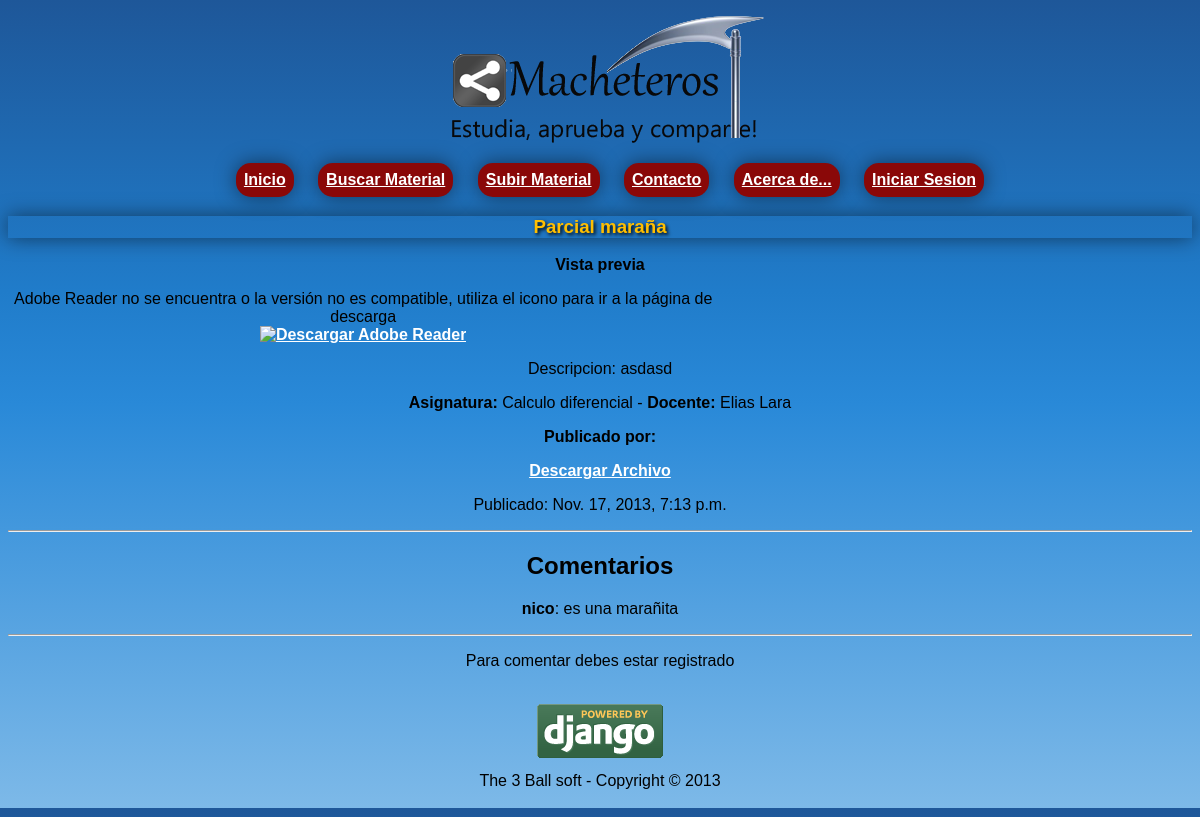
Page /material/2 on the committed database.
### macheteros/apps/gestion_material/models.py (models this page shows, shortened)
class Entrada(models.Model):
	Curso = models.ForeignKey(Curso)
	Usuario = models.ForeignKey(Perfil)
	Archivo = models.ForeignKey(Archivo)
	Titulo = models.CharField(max_length=150)
	Descripcion = models.TextField()
	Fecha = models.DateTimeField()
	Puntuacion = models.IntegerField(max_length=10, default=0)

class Curso(models.Model):
	Asignatura = models.ForeignKey(Asignatura)
	Docente = models.ForeignKey(Docente)
	Periodo = models.ForeignKey(Periodo)

class Asignatura(models.Model):
	nombre = models.CharField(max_length=150, null=False, unique=True)

class Docente(models.Model):
	Nombre = models.CharField(max_length=150)
	Apellido = models.CharField(max_length=150)

class Comentario_entrada(models.Model):
	Comentario = models.ForeignKey(Comentario)
	Entrada = models.ForeignKey(Entrada)

class Comentario(models.Model):
	Usuario = models.ForeignKey(Perfil)
	Comentario = models.TextField()
	Fecha = models.DateTimeField()

class Perfil(models.Model):
	ESTUDIANTE = "EST"
	DOCENTE = "DOC"
	TIPOS_DE_USUARIO = (
		(ESTUDIANTE, "Estudiante"),
		(DOCENTE, "Docente"),
	)
	Usuario= models.ForeignKey(User, unique=True)
	TipoDeUsuario =  models.CharField(max_length=3, choices=TIPOS_DE_USUARIO, default=ESTUDIANTE)

### macheteros/apps/gestion_material/views.py (the view)
# urls.py: url(r'^material/(?P<id_material>\d+)$', 'detalle_material_view', name = 'vista_detalle_material'),
def detalle_material_view(request, id_material):
    dato = get_object_or_404(Entrada, pk=id_material)
    comentarios = Comentario_entrada.objects.filter(Entrada=dato)
    doc = dato.Archivo
    ruta = (File(doc.Archivo).name).split("/")
    if request.method == "POST":
    	formulario = comentarioForm(request.POST)
    	if formulario.is_valid() and request.user.is_authenticated():
    		c = Comentario()
    		c.Comentario = formulario.cleaned_data['Comentario']
    		c.Fecha = datetime.now()
    		c.Usuario = Perfil.objects.get(Usuario = request.user)
    		c.save()
    		ce = Comentario_entrada()
    		ce.Comentario = c
    		ce.Entrada = dato
    		ce.save()
    else:
    	formulario = comentarioForm()
    return render_to_response('gestion_material/detallematerial.html',{'entrada':dato,'comentarios':comentarios, 'form':formulario, 'namefile': ruta[len(ruta)-1]}, context_instance=RequestContext(request))

### macheteros/templates/gestion_material/detallematerial.html (shortened to what this page needs)
{% extends 'base.html' %}
{% block content %}
	{% if entrada %}
		<h1>{{ entrada.Titulo }}</h1>
		<div >
			{% if entrada.Archivo.Extension == '.jpg' or entrada.Archivo.Extension == '.png' or entrada.Archivo.Extension == '.gif' or entrada.Archivo.Extension == '.jpeg' %}
				<strong>Vista Previa: <br></strong>
	    		<img id="imagendetalle" src="/media/files/{{entrada.Archivo.Nombre}}{{entrada.Archivo.Extension}}" />
	    	{% elif entrada.Archivo.Extension == '.pdf'%}
	    	 <div style="text-align: center; border: none;">
	    	 	<strong>Vista previa <br></strong>
				<object type="application/pdf" data="http://blog.comunicacionweb.info/ejemplos/je.pdf#toolbar=1&navpanes=1&scrollbar=1" width="750" height="400" id="pdf">
				<p style="text-align:center; width: 60%;">Adobe Reader no se encuentra o la versi&oacute;n no es compatible, utiliza el icono para ir a la p&aacute;gina de descarga <br />
				<a href="http://get.adobe.com/es/reader/" onclick="this.target='_blank'">
				<img src="reader_icon_special.jpg" alt="Descargar Adobe Reader" width="32" height="32" style="border: none;" /></a>
				</p>
				</object>
				</div>
	    	{% elif entrada.Archivo.Extension == '.xls' or entrada.Archivo.Extension == '.xlsx'%}
	    		<strong>Tipo de archivo: </strong>
	    		<img src="/media/images/xlsicon.png"/>
	    	{% elif entrada.Archivo.Extension == '.doc' or entrada.Archivo.Extension == '.docx'%}
	    		<strong>Tipo de archivo: </strong>
	    		<img src="/media/images/docxicon2.png"/>
	    	{% elif entrada.Archivo.Extension == '.zip' or entrada.Archivo.Extension == '.rar'%}
	    		<strong>Tipo de archivo:</strong>
	    		<img src="/media/images/raricon.png"/>
	   		{% endif %}
		</div>
		<p>Descripcion: {{ entrada.Descripcion }}</p>
		<p><span><strong>Asignatura: </strong>{{entrada.Curso.Asignatura.nombre}}</span> -
		<span><strong>Docente: </strong>{{entrada.Curso.Docente.Nombre}} {{entrada.Curso.Docente.Apellido}}</span></p>
		<span><strong>Publicado por: {{ entrada.Usuario.Usuario.name }}</strong></span>
		<p><a href="{% url 'vista_descargar_material' entrada.id %}">Descargar Archivo</a></p>
		<p>Publicado: {{ entrada.Fecha }}	</p>
	<hr><h2>Comentarios</h2>
	{% if comentarios %}
		{% for i in comentarios %}
			<p><strong>{{ i.Comentario.Usuario.Usuario.username }}</strong>: {{ i.Comentario.Comentario }}</p>
		{% endfor%}
	{% else %}
		<p>No hay comentarios en esta entrada, se el primero en comentar</p>
	{% endif%}
	<hr>
	{% if user.is_authenticated %}
		<h3>Nuevo comentario</h3>
		<form action="{% url 'vista_detalle_material' entrada.id %}" method="POST">
			{% csrf_token %}
			{{form.as_p}}
			<input type="submit" value="Publicar">
		</form>
	{% else %}
		<p>Para comentar debes estar registrado</p>
	{% endif %}
	{% endif %}
{% endblock %}

### macheteros/media/css/estilo.css (style rules this page uses)
body { text-align: center; background: rgb(30,87,153); background: -moz-linear-gradient(top, rgba(30,87,153,1) 0%, rgba(32,124,202,1) 36%, rgba(41,137,216,1) 50%, rgba(125,185,232,1) 100%); background: -webkit-gradient(linear, left top, left bottom, color-stop(0%,rgba(30,87,153,1)), color-stop(36%,rgba(32,124,202,1)), color-stop(50%,rgba(41,137,216,1)), color-stop(100%,rgba(125,185,232,1))); background: -webkit-linear-gradient(top, rgba(30,87,153,1) 0%,rgba(32,124,202,1) 36%,rgba(41,137,216,1) 50%,rgba(125,185,232,1) 100%); background: -o-linear-gradient(top, rgba(30,87,153,1) 0%,rgba(32,124,202,1) 36%,rgba(41,137,216,1) 50%,rgba(125,185,232,1) 100%); background: -ms-linear-gradient(top, rgba(30,87,153,1) 0%,rgba(32,124,202,1) 36%,rgba(41,137,216,1) 50%,rgba(125,185,232,1) 100%); background: linear-gradient(to bottom, rgba(30,87,153,1) 0%,rgba(32,124,202,1) 36%,rgba(41,137,216,1) 50%,rgba(125,185,232,1) 100%); filter: progid:DXImageTransform.Microsoft.gradient( startColorstr='#1e5799', endColorstr='#7db9e8',GradientType=0 ); font-family: "Helvetica", Arial; }
a { color:#FFF; font-weight: bold; }
h1 { color: #FFBF00; text-shadow: 0.1em 0.1em 0.2em black }
section h1 { color: #FFBF00; box-shadow: 0px 0px 20px rgba(0,0,0,0.5); }

### rows in the picture
Entrada: Titulo "Parcial maraña", Descripcion "asdasd", Curso.Asignatura.nombre "Calculo diferencial", Curso.Docente.Nombre "Elias", Curso.Docente.Apellido "Lara", Fecha "Nov. 17, 2013, 7:13 p.m."
Comentario_entrada: Comentario.Usuario.Usuario.username "nico", Comentario.Comentario "es una marañita"
